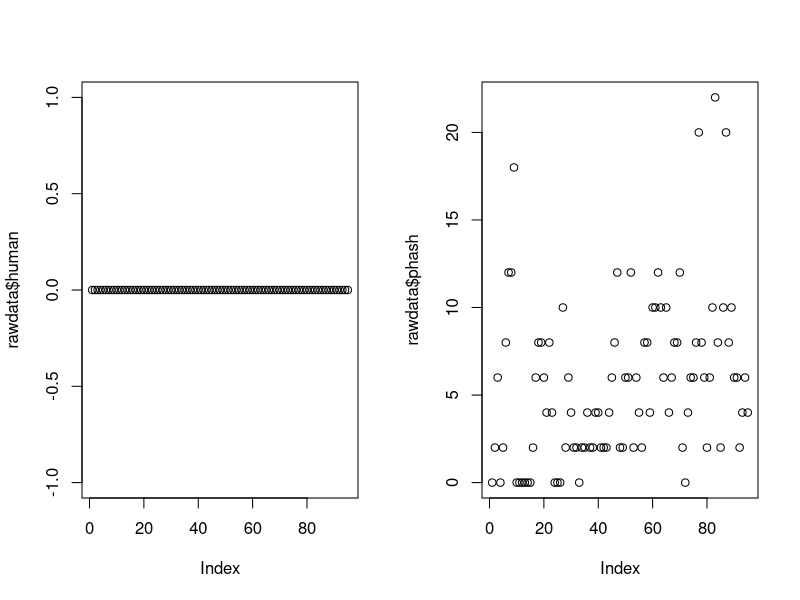

The R source for this figure:
rawdata_ADC <-read.csv("../phash/phash_ADC.csv")
rawdata_CO <-read.csv("../phash/phash_CO.csv")
rawdata_DxO <-read.csv("../phash/phash_DxO.csv")
#rawdata_ADC[rawdata_ADC=="Image size does not match"] <- NA
#rawdata_CO[rawdata_CO=="Image size does not match"] <- NA
#rawdata_DxO[rawdata_DxO=="Image size does not match"] <- NA

rawdata<-rbind(rawdata_ADC,rawdata_CO,rawdata_DxO)


#rawdata$rae<-as.numeric(as.character(rawdata$rae))
#rawdata$rmae<-as.numeric(as.character(rawdata$rmae))
#rawdata$rmse<-as.numeric(as.character(rawdata$rmse))
#rawdata$rpae<-as.numeric(as.character(rawdata$rpae))

#rawdata$total <- rawdata$r1_clipping+rawdata$r2_clipping+rawdata$r1_brightness+rawdata$r2_brightness+rawdata$r1_hue+rawdata$r2_hue

#rawdata$total <- rawdata$r1_brightness+rawdata$r2_brightness
#rawdata$total <- rawdata$r1_hue+rawdata$r2_hue

#rawdata<-rawdata[order(rawdata$total),]

rawdata<-rawdata[rawdata$human==0,]
#print(summary(rawdata$total))

#rawdata$total <- rawdata$r1_clipping+rawdata$r2_clipping
#rawdata<-rawdata[order(rawdata$human),]



par(mfrow=c(1,2))
plot(rawdata$human)
plot(rawdata$phash)


#print(summary(rawdata_best))

#photohawk<-rawdata[9:14]
#experts<-rawdata[3:8]


#colnames(experts) <-c("R1:Clipping","R1:Brightness", "R1:Hue","R2:Clipping","R2:Brightness", "R2:Hue")
#experts$total <- experts$r1_clipping+experts$r1_brightness+experts$r1_hue+experts$r2_clipping+experts$r2_brightness+experts$r2_hue

#library(psych)
#print(corr.test(photohawk,experts, use="complete"))


#library(corrgram)
#corrgram(experts, order=FALSE, lower.panel=panel.conf,
#         upper.panel=panel.pie, text.panel=panel.txt)


#rawdata<-cbind(rawdata1$r1_clipping,rawdata1$r1_brightness,rawdata1$r1_hue,rawdata1$ssimSimple,rawdata1$ssimSimpleHue,rawdata1$ssimSimpleSaturation)

#rawdata$r1_brightness<-ordered(rawdata$r1_brightness)
#rawdata$r1_hue<-ordered(rawdata$r1_hue)
#rawdata$r1_clipping<-ordered(rawdata$r1_clipping)
#rawdata$r2_brightness<-ordered(rawdata$r2_brightness)
#rawdata$r2_hue<-ordered(rawdata$r2_hue)
#rawdata$r2_clipping<-ordered(rawdata$r2_clipping)


#test <- data.frame(cbind(rawdata_DxO$r1_hue,rawdata_DxO$ssim_value,rawdata_DxO$rmae))

#colnames(test) <-c("r1_hue","ssim_value", "rmae")
#test$r1_hue<-ordered(test$r1_hue)


#rawdata_DxO[12] <- as.numeric(rawdata_DxO[12])
#x <- rawdata[3:8]
#y <- rawdata[9:15]
#xy <- cbind(x,y)




#testt <- xtabs(~r1_hue_experts$ssim_value+r1_hue_experts$r1_hue, data=r1_hue_experts)
#print(chisq.test(testt))



#by(r1_hue_experts,r1_hue_experts$r1_hue,boxplot)




#library(pastecs)
#print(stat.desc(rawdata_DxO))

#library(polycor)
#res<-hetcor(xy)
#print(res)


#library(coin)
#permutation_test<-oneway_test(rawdata_DxO$ssim_value~rawdata_DxO$r1_hue, data=rawdata_DxO,
#            distribution=approximate(B=9999))

#print(permutation_test)

#stripchart(y, method = "jitter")
#xy <- cbind(x,y)
#print(cor(x, y))
#summary(rawdata_DxO)
#library(polycor)
#hetcor(rawdata_DxO) 

